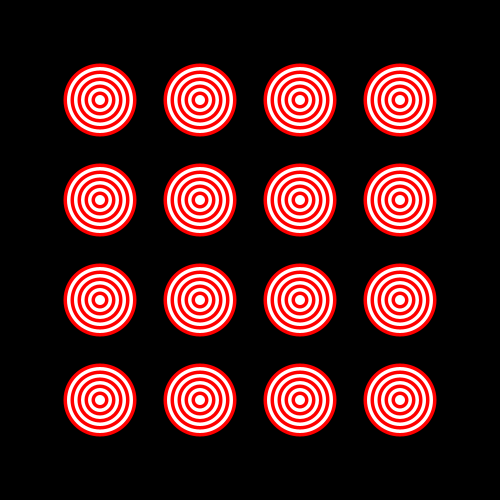
Frame 1 (no input)
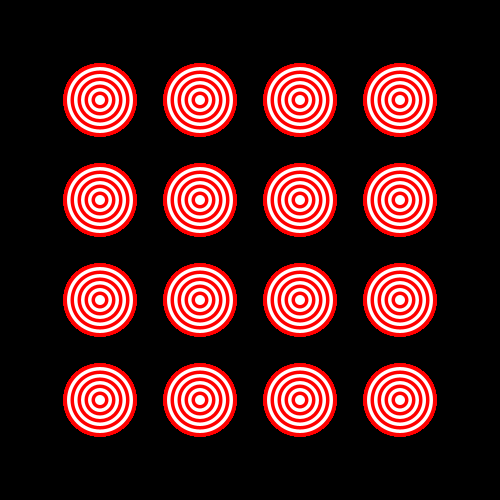
Frame 60 (the mouse pressed at the canvas centre just before this capture)
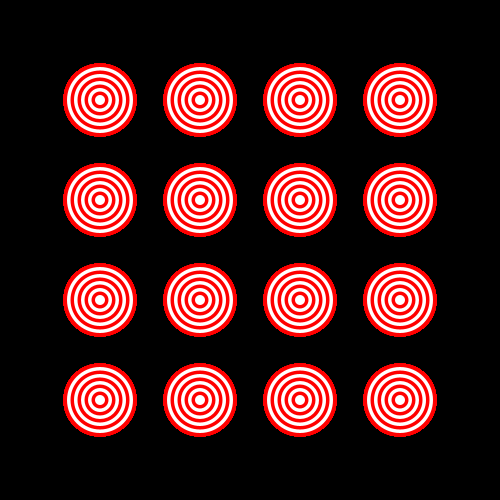
Frame 120 (the mouse held since frame 60 and released just before this capture)

The Processing sketch that drew these frames (run headless with seeded random() and noise(); from frame 60 on, the mouse is pressed at the canvas centre):

// Processing sketch: processing_70873
// ── processing_70873.pde

int numCircles= 10;

void setup() 
{
  size(500,500);
  background(0);
  noStroke();
}


void draw()
{
  
  
  for (int r = 1; r <= 4; r++)
  {
    for (int c = 1; c <= 4; c++)
    {
          
       
       for(int i = 1; i<=numCircles; i++)
       {
    
         if(i%2==0)
         {
           smooth();
           fill(255);
           ellipse(r*100,c*100,80-7*i,80-7*i);
         }
         
         else
         {
           smooth();
           fill(255,0,0);
           ellipse(r*100,c*100,80-7*i,80-7*i);
         }
        }
        
    }
   }


}
